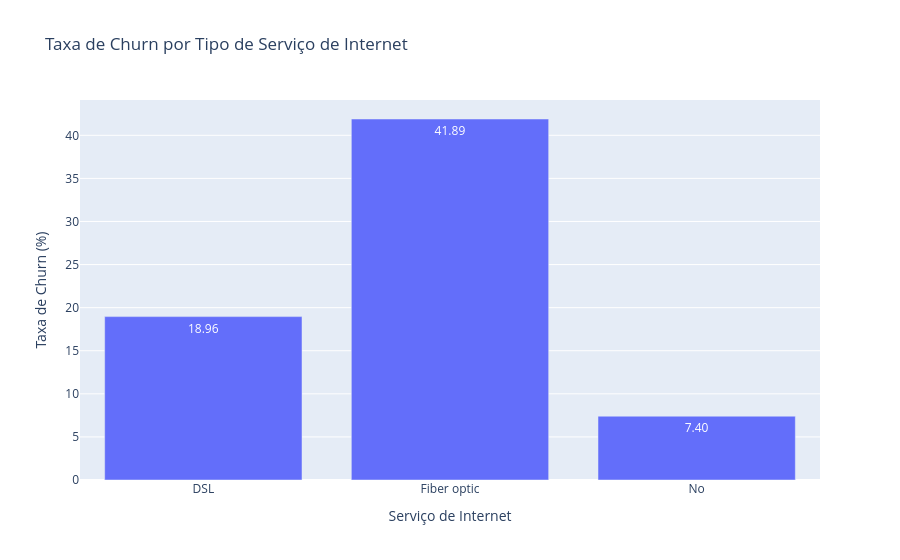

Notebook code cell kept with this figure:
### Code cell
churn_internet = (
    tabela.groupby("InternetService")["Churn"]
    .apply(lambda x: (x == "Yes").mean() * 100)
    .reset_index(name="Taxa de Churn")
)

fig = px.bar(
    churn_internet,
    x="InternetService",
    y="Taxa de Churn",
    text_auto=".2f",
    title="Taxa de Churn por Tipo de Serviço de Internet",
    labels={
        "InternetService": "Serviço de Internet",
        "Taxa de Churn": "Taxa de Churn (%)"
    }
)

fig.show()

### Figure 1 — Plotly figure (JSON) as saved in the notebook; plotly's stock layout.template omitted (floating-point values rounded to 4 significant figures)
{"data": [{"hovertemplate": "Serviço de Internet=%{x}<br>Taxa de Churn (%)=%{y}<extra></extra>", "legendgroup": "", "marker": {"color": "#636efa", "pattern": {"shape": ""}}, "name": "", "orientation": "v", "showlegend": false, "textposition": "auto", "texttemplate": "%{y:.2f}", "type": "bar", "x": ["DSL", "Fiber optic", "No"], "xaxis": "x", "y": [18.96, 41.89, 7.405], "yaxis": "y"}], "layout": {"barmode": "relative", "legend": {"tracegroupgap": 0}, "title": {"text": "Taxa de Churn por Tipo de Serviço de Internet"}, "xaxis": {"anchor": "y", "domain": [0, 1], "title": {"text": "Serviço de Internet"}}, "yaxis": {"anchor": "x", "domain": [0, 1], "title": {"text": "Taxa de Churn (%)"}}}}
